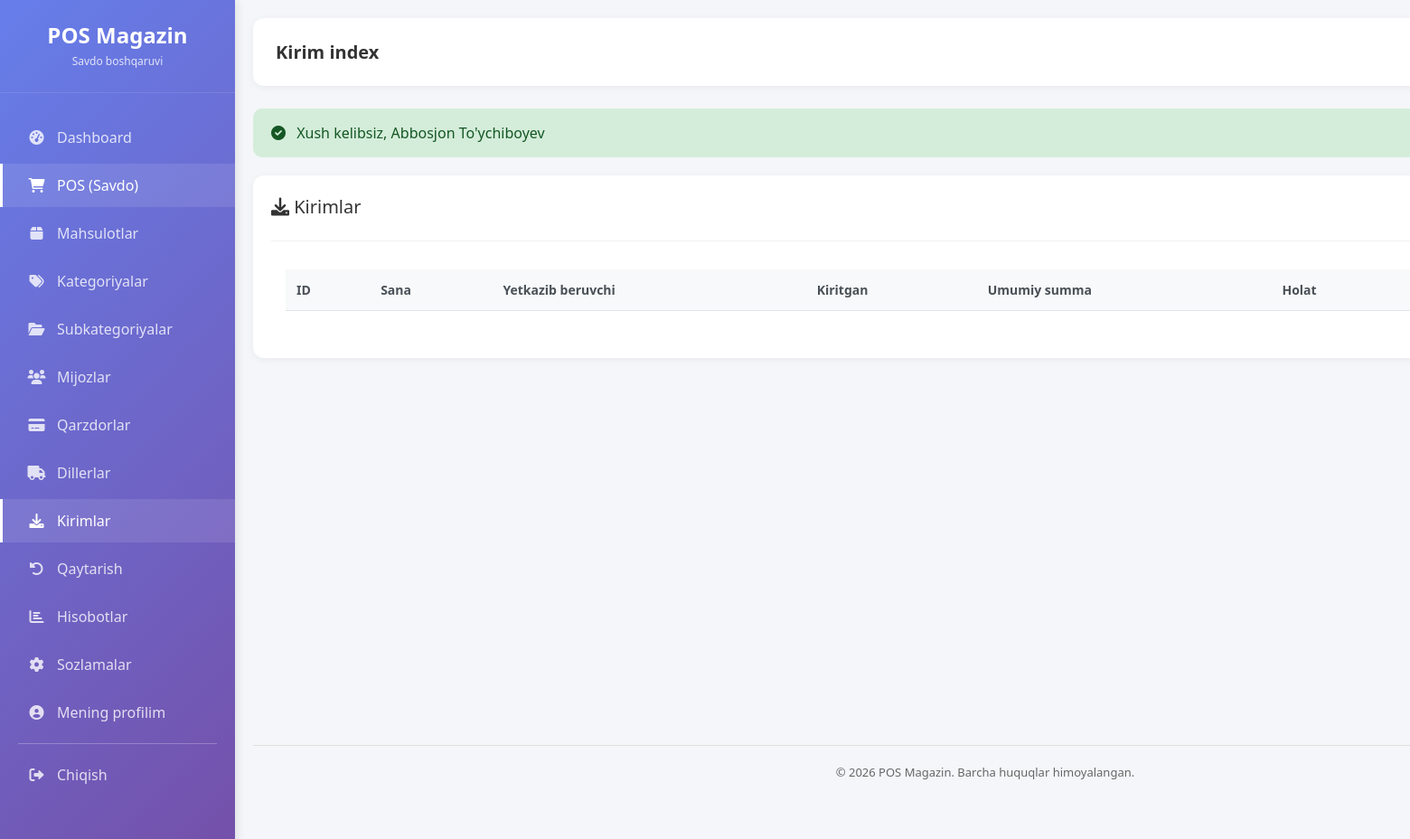
/kirim (signed in), run on an earlier commit of the app's database.
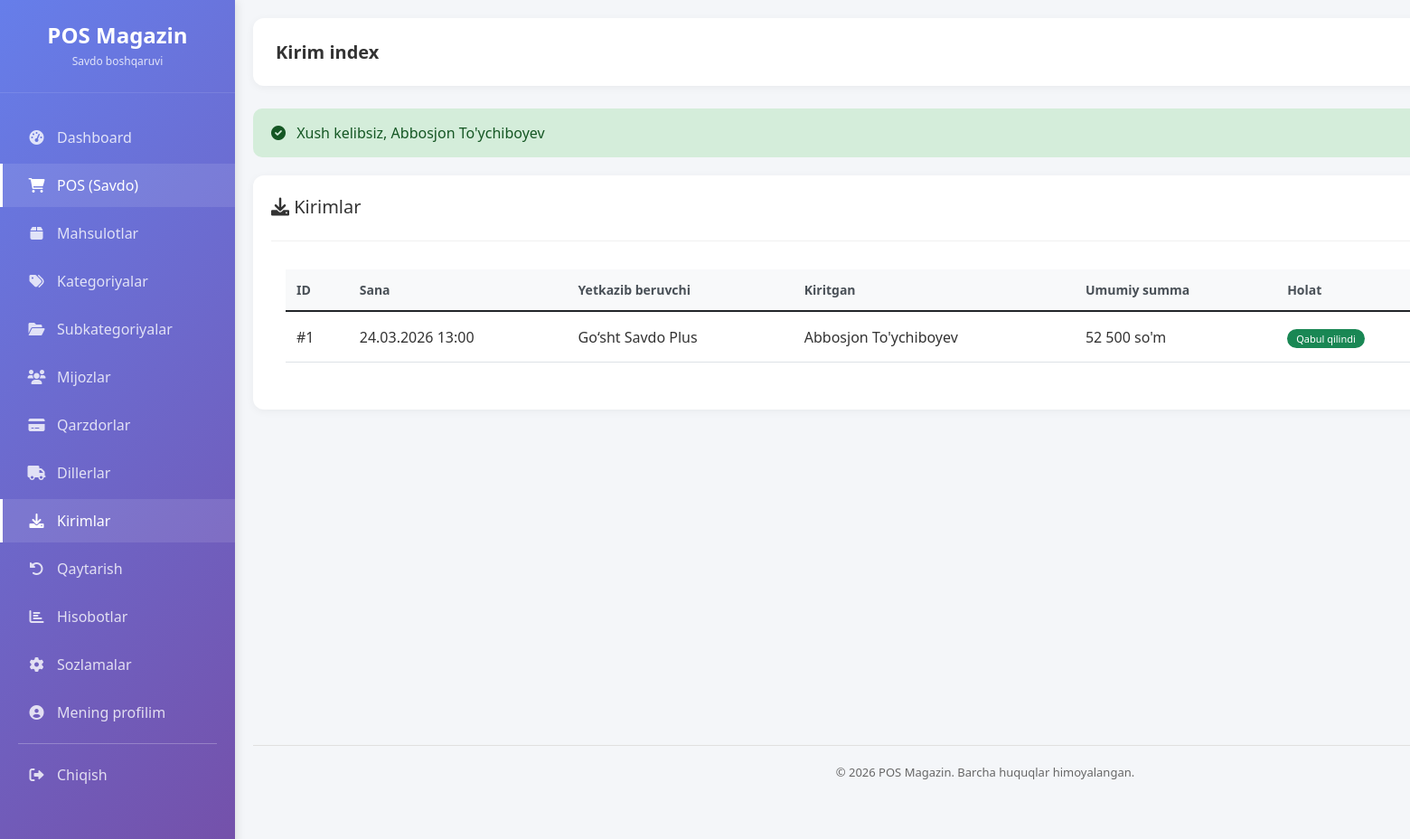
And on a later commit of the database.
### tables this page shows
CREATE TABLE `kirimlar` (
  `id` int(20) UNSIGNED NOT NULL,
  `hisob_faktura` varchar(60) DEFAULT NULL,
  `yetkazib_beruvchi_id` bigint(20) UNSIGNED NOT NULL,
  `kiritgan_id` bigint(20) UNSIGNED NOT NULL,
  `umumiy_summa` decimal(12,2) NOT NULL DEFAULT 0.00,
  `holat` enum('QORALAMA','QABUL_QILINDI','BEKOR') NOT NULL DEFAULT 'QABUL_QILINDI',
  `kirim_vaqt` datetime NOT NULL DEFAULT current_timestamp(),
  `izoh` varchar(255) DEFAULT NULL,
  `yaratilgan_vaqt` timestamp NULL DEFAULT current_timestamp(),
  `yangilangan_vaqt` timestamp NULL DEFAULT current_timestamp() ON UPDATE current_timestamp()
);

CREATE TABLE `yetkazib_beruvchilar` (
  `id` int(20) UNSIGNED NOT NULL,
  `nomi` varchar(180) NOT NULL,
  `telefon` varchar(30) DEFAULT NULL,
  `manzil` varchar(255) DEFAULT NULL,
  `izoh` varchar(255) DEFAULT NULL,
  `kelish_kuni` varchar(20) DEFAULT NULL,
  `qarz` decimal(12,2) NOT NULL DEFAULT 0.00,
  `oxirgi_olingan_sana` date DEFAULT NULL,
  `eslatma` text DEFAULT NULL,
  `faol` tinyint(1) NOT NULL DEFAULT 1,
  `yaratilgan_vaqt` timestamp NULL DEFAULT current_timestamp(),
  `yangilangan_vaqt` timestamp NULL DEFAULT current_timestamp() ON UPDATE current_timestamp(),
  `ochirilgan_vaqt` timestamp NULL DEFAULT NULL,
  `tolash_muddati` int(11) DEFAULT NULL COMMENT 'To''lash muddati (kunlarda)',
  `tolash_eslatma` text DEFAULT NULL,
  `oxirgi_tolov_sana` date DEFAULT NULL,
  `jami_olingan` decimal(12,2) DEFAULT 0.00,
  `jami_tolangan` decimal(12,2) DEFAULT 0.00
);

CREATE TABLE `foydalanuvchilar` (
  `id` int(20) UNSIGNED NOT NULL,
  `rol_id` bigint(20) UNSIGNED NOT NULL,
  `fio` varchar(120) NOT NULL,
  `email` varchar(120) DEFAULT NULL,
  `telefon` varchar(30) DEFAULT NULL,
  `login` varchar(60) NOT NULL,
  `parol_hash` varchar(255) NOT NULL,
  `faol` tinyint(1) NOT NULL DEFAULT 1,
  `oxirgi_kirish_vaqt` timestamp NULL DEFAULT NULL,
  `yaratilgan_vaqt` timestamp NULL DEFAULT current_timestamp(),
  `yangilangan_vaqt` timestamp NULL DEFAULT current_timestamp() ON UPDATE current_timestamp(),
  `ochirilgan_vaqt` timestamp NULL DEFAULT NULL
);

### app/Controllers/Controller.php (called while the page is built, shortened)
<?php
abstract class Controller {
    public function __construct() {
        $this->db = \Database::getInstance();
    }
    protected function view($view, $data = [], $layout = 'main') {
        $viewPath = APP_PATH . '/Views/pages/' . $view . '.php';
        extract($data);
        require $viewPath;
        $content = ob_get_clean();
        $title = $data['title'] ?? $this->getTitleFromView($view);
        $layoutPath = APP_PATH . '/Views/layouts/' . $layout . '.php';
        require $layoutPath;
    }
    private function getTitleFromView($view) {
        $titles = [
            'dashboard' => 'Dashboard',
            'products/index' => 'Mahsulotlar',
            'products/create' => 'Yangi mahsulot',
            'products/edit' => 'Mahsulotni tahrirlash',
            'categories/index' => 'Kategoriyalar',
            'categories/create' => 'Yangi kategoriya',
            'categories/edit' => 'Kategoriyani tahrirlash',
            'subcategories/index' => 'Subkategoriyalar',
            'subcategories/create' => 'Yangi subkategoriya',
            'subcategories/edit' => 'Subkategoriyani tahrirlash',
            'customers/index' => 'Mijozlar',
            'customers/create' => 'Yangi mijoz',
            'customers/edit' => 'Mijozni tahrirlash',
            'debt/index' => 'Qarzdorlar',
            'debt/customer' => 'Mijoz qarzi',
            'debt/payment' => 'To\'lov qabul qilish',
            'returns/index' => 'Mahsulot qaytarish',
            'returns/details' => 'Qaytarish detallari',
            'returns/history' => 'Qaytarish tarixi',
            'reports/index' => 'Hisobotlar',
            'reports/monthly' => 'Oylik hisobot',
            'reports/profit' => 'Foyda hisoboti',
            'pos/index' => 'POS - Savdo',
            'pos/receipt' => 'Chek',
            'settings/index' => 'Sozlamalar',
            'settings/company' => 'Kompaniya sozlamalari',
            'settings/currency' => 'Valyuta sozlamalari',
            'settings/pos' => 'POS sozlamalari',
            'settings/users' => 'Foydalanuvchilar',
            'settings/user_create' => 'Yangi foydalanuvchi',
            'settings/user_edit' => 'Foydalanuvchini tahrirlash',
            'settings/profile' => 'Mening profilim',
        ];
        return $titles[$view] ?? ucfirst(str_replace('/', ' ', $view));
    }
}

### app/Controllers/KirimController.php (called while the page is built, shortened)
<?php
class KirimController extends Controller {
    public function index() {
        $stmt = $this->db->query("
            SELECT k.*, y.nomi as yetkazib_beruvchi_nomi, u.fio as kiritgan_fio
            FROM kirimlar k
            LEFT JOIN yetkazib_beruvchilar y ON k.yetkazib_beruvchi_id = y.id
            LEFT JOIN foydalanuvchilar u ON k.kiritgan_id = u.id
            ORDER BY k.kirim_vaqt DESC
        ");
        $kirimlar = $stmt->fetchAll();
        $this->view('kirim/index', ['kirimlar' => $kirimlar]);
    }
}

### config/database.php (called while the page is built)
<?php
class Database {
    private static $connection = null;
    public static function getInstance() {
        if (self::$connection === null) {
            try {
                $host = getenv('DB_HOST') ?: 'localhost';
                $dbname = getenv('DB_NAME') ?: 'pos_magazin_uz';
                $user = getenv('DB_USER') ?: 'root';
                $pass = getenv('DB_PASS') ?: '';
                $dsn = "mysql:host=$host;dbname=$dbname;charset=utf8";
                self::$connection = new PDO($dsn, $user, $pass);
                self::$connection->setAttribute(PDO::ATTR_ERRMODE, PDO::ERRMODE_EXCEPTION);
            } catch (PDOException $e) {
                die("Database xatosi: " . $e->getMessage());
            }
        }
        return self::$connection;
    }
}

### app/Views/pages/kirim/index.php (the view, shortened to what the changed rows need)
<div class="card">
    <div class="card-header d-flex justify-content-between align-items-center">
        <h5><i class="fas fa-download"></i> Kirimlar</h5>
    </div>
    <div class="card-body">
        <div class="table-responsive">
            <table class="table table-hover">
                <thead>
                    <tr>
                        <th>ID</th>
                        <th>Sana</th>
                        <th>Yetkazib beruvchi</th>
                        <th>Kiritgan</th>
                        <th>Umumiy summa</th>
                        <th>Holat</th>
                        <th>Izoh</th>
                    </tr>
                </thead>
                <tbody>
                    <?php foreach ($kirimlar as $k): ?>
                    <tr>
                        <td>#<?= $k['id'] ?></td>
                        <td><?= date('d.m.Y H:i', strtotime($k['kirim_vaqt'])) ?></td>
                        <td><?= htmlspecialchars($k['yetkazib_beruvchi_nomi'] ?? '-') ?></td>
                        <td><?= htmlspecialchars($k['kiritgan_fio'] ?? '-') ?></td>
                        <td><?= number_format($k['umumiy_summa'], 0, ',', ' ') ?> so'm</td>
                        <td>
                            <?php if ($k['holat'] == 'QABUL_QILINDI'): ?>
                                <span class="badge bg-success">Qabul qilindi</span>
                            <?php elseif ($k['holat'] == 'QORALAMA'): ?>
                                <span class="badge bg-warning">Qoralama</span>
                            <?php else: ?>
                                <span class="badge bg-danger">Bekor</span>
                            <?php endif; ?>
                        </td>
                    </tr>
                    <?php endforeach; ?>
                </tbody>
            </table>
        </div>
    </div>
</div>

### public/index.php (shortened to what the changed rows need)
<?php
require_once __DIR__ . '/../config/database.php';
$requestUri = $_SERVER['REQUEST_URI'];
$basePath = '/new-pos';
if (strpos($requestUri, $basePath) === 0) {
    $requestUri = substr($requestUri, strlen($basePath));
}
$requestUri = strtok($requestUri, '?');
$requestUri = str_replace('/public', '', $requestUri);
$requestUri = trim($requestUri, '/');
$routesFile = ROUTES_PATH . '/web.php';
$routes = require $routesFile;
$httpMethod = $_SERVER['REQUEST_METHOD'];
$isAjax = (!empty($_SERVER['HTTP_X_REQUESTED_WITH']) &&
    strtolower($_SERVER['HTTP_X_REQUESTED_WITH']) === 'xmlhttprequest');
$dispatchMethods = $isAjax ? ['AJAX', $httpMethod] : [$httpMethod];
route_dispatch($routes, $dispatchMethods, $requestUri);
function route_dispatch($routes, array $methods, $uri) {
    foreach ($methods as $method) {
        foreach ($routes[$method] as $pattern => $handler) {
        $pattern = trim($pattern, '/');
        $regexPattern = preg_replace('/\{[a-zA-Z0-9_]+\}/', '([^/]+)', $pattern);
        $regexPattern = '/^' . str_replace('/', '\/', $regexPattern) . '$/';
        if (preg_match($regexPattern, $uri, $matches)) {
            array_shift($matches);
            list($controller, $action) = $handler;
            $controllerInstance = new $controllerClass();
            call_user_func_array([$controllerInstance, $action], $matches);
            return;
        }
        }
    }
}

### app/Views/layouts/main.php (shortened to what the changed rows need)
<!DOCTYPE html>
<html lang="uz">
<head>
    <link rel="stylesheet" href="/new-pos/public/assets/css/responsive.css">
    <link href="https://cdn.jsdelivr.net/npm/bootstrap@5.1.3/dist/css/bootstrap.min.css" rel="stylesheet">
    <link rel="stylesheet" href="https://cdnjs.cloudflare.com/ajax/libs/font-awesome/6.0.0/css/all.min.css">
    <link rel="stylesheet" href="/new-pos/public/assets/css/style.css">
</head>
<body>
    <div class="viewport-1920">
        <div class="wrapper">
        <div class="sidebar">
            <div class="sidebar-header">
                <h3><?= htmlspecialchars($companyName ?? 'POS Magazin') ?></h3>
                <p>Savdo boshqaruvi</p>
            </div>
            <ul class="nav-menu">
                <?php if ($_SESSION['user']['rol_nomi'] == 'Admin'): ?>
                <li class="nav-item">
                    <a href="/new-pos/dashboard" class="nav-link <?= strpos($_SERVER['REQUEST_URI'], 'dashboard') !== false ? 'active' : '' ?>">
                        <i class="fas fa-tachometer-alt"></i> <span>Dashboard</span>
                    </a>
                </li>
                <?php endif; ?>
                <li class="nav-item">
                    <a href="/new-pos/pos" class="nav-link <?= strpos($_SERVER['REQUEST_URI'], 'pos') !== false ? 'active' : '' ?>">
                        <i class="fas fa-shopping-cart"></i> <span>POS (Savdo)</span>
                    </a>
                </li>
                <li class="nav-item">
                    <a href="/new-pos/products" class="nav-link <?= strpos($_SERVER['REQUEST_URI'], 'products') !== false ? 'active' : '' ?>">
                        <i class="fas fa-box"></i> <span>Mahsulotlar</span>
                    </a>
                </li>
                <li class="nav-item">
                    <a href="/new-pos/categories" class="nav-link <?= strpos($_SERVER['REQUEST_URI'], 'categories') !== false ? 'active' : '' ?>">
                        <i class="fas fa-tags"></i> <span>Kategoriyalar</span>
                    </a>
                </li>
                <li class="nav-item">
                    <a href="/new-pos/subcategories" class="nav-link <?= strpos($_SERVER['REQUEST_URI'], 'subcategories') !== false ? 'active' : '' ?>">
                        <i class="fas fa-folder-open"></i> <span>Subkategoriyalar</span>
                    </a>
                </li>
                <li class="nav-item">
                    <a href="/new-pos/customers" class="nav-link <?= strpos($_SERVER['REQUEST_URI'], 'customers') !== false ? 'active' : '' ?>">
                        <i class="fas fa-users"></i> <span>Mijozlar</span>
                    </a>
                </li>
                <li class="nav-item">
                    <a href="/new-pos/debt" class="nav-link <?= strpos($_SERVER['REQUEST_URI'], 'debt') !== false ? 'active' : '' ?>">
                        <i class="fas fa-credit-card"></i> <span>Qarzdorlar</span>
                    </a>
                </li>
                <li class="nav-item">
                    <a href="/new-pos/yetkazib" class="nav-link <?= strpos($_SERVER['REQUEST_URI'], 'yetkazib') !== false ? 'active' : '' ?>">
                        <i class="fas fa-truck"></i> <span>Dillerlar</span>
                    </a>
                </li>
                <li class="nav-item">
                    <a href="/new-pos/kirim" class="nav-link <?= strpos($_SERVER['REQUEST_URI'], 'kirim') !== false ? 'active' : '' ?>">
                        <i class="fas fa-download"></i> <span>Kirimlar</span>
                    </a>
                </li>
                <li class="nav-item">
                    <a href="/new-pos/returns" class="nav-link <?= strpos($_SERVER['REQUEST_URI'], 'returns') !== false ? 'active' : '' ?>">
                        <i class="fas fa-undo-alt"></i> <span>Qaytarish</span>
                    </a>
                </li>
                <?php if ($_SESSION['user']['rol_nomi'] == 'Admin'): ?>
                <li class="nav-item">
                    <a href="/new-pos/reports" class="nav-link <?= strpos($_SERVER['REQUEST_URI'], 'reports') !== false ? 'active' : '' ?>">
                        <i class="fas fa-chart-bar"></i> <span>Hisobotlar</span>
                    </a>
                </li>
                <?php endif; ?>
                <?php if ($_SESSION['user']['rol_nomi'] == 'Admin'): ?>
                <li class="nav-item">
                    <a href="/new-pos/settings" class="nav-link <?= strpos($_SERVER['REQUEST_URI'], 'settings') !== false ? 'active' : '' ?>">
                        <i class="fas fa-cog"></i> <span>Sozlamalar</span>
                    </a>
                </li>
                <?php endif; ?>
                <li class="nav-item">
                    <a href="/new-pos/settings/profile" class="nav-link <?= strpos($_SERVER['REQUEST_URI'], 'profile') !== false ? 'active' : '' ?>">
                        <i class="fas fa-user-circle"></i> <span>Mening profilim</span>
                    </a>
                </li>
                <li class="nav-item divider">
                    <hr>
                </li>
                <li class="nav-item">
                    <a href="/new-pos/logout" class="nav-link">
                        <i class="fas fa-sign-out-alt"></i> <span>Chiqish</span>
                    </a>
                </li>
            </ul>
        </div>
        <div class="main-content">
            <div class="top-bar">
                <div class="page-title">
                    <h4><?= $title ?? 'Dashboard' ?></h4>
                </div>
            </div>
            <?php if (isset($_SESSION['flash']['success'])): ?>
                <div class="alert alert-success alert-dismissible fade show" role="alert">
                    <i class="fas fa-check-circle me-2"></i> <?= $_SESSION['flash']['success'] ?>
                </div>
            <?php endif; ?>
            <div class="content-wrapper">
                <?= $content ?? '' ?>
            </div>
            <div class="footer">
                <p>© <?= date('Y') ?> POS Magazin. Barcha huquqlar himoyalangan.</p>
            </div>
        </div>
        </div>
    </div>
</body>
</html>

What changed in the data, as far as the page shows it:
added kirimlar: id "1", kirim_vaqt "24.03.2026 13:00", yetkazib_beruvchilar.nomi "Go‘sht Savdo Plus", foydalanuvchilar.fio "Abbosjon To'ychiboyev", umumiy_summa "52 500", holat "Qabul qilindi"
